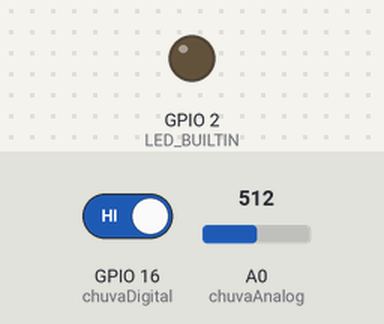
A program run on a simulated ESP8266 (NodeMCU). Shown: output pins drawn as LEDs (lit = HIGH, except the on-board LED, lit = LOW). The test bench sets the inputs (shaded band); at power-on: GPIO 16 (chuvaDigital) HIGH, A0 (chuvaAnalog) = 512. WiFi joins after 1.5 s; servers stay silent unless stated; what the program prints to the serial monitor is not drawn.

Above: at 2.8 s.
2.9 s: GPIO 16 (chuvaDigital) driven LOW
At 4.3 s:
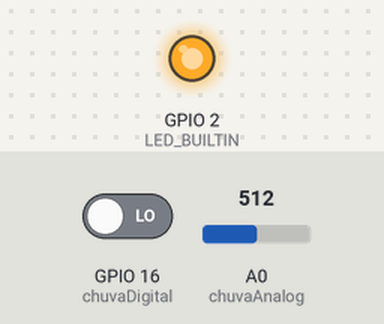
Timing chart, 0 to 5.9 s (numbered marks = the images above; inputs shaded):
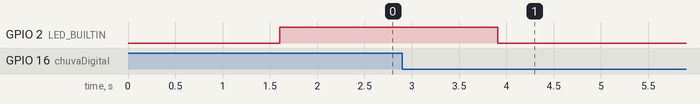

Measured:
- after the input at 2.9 s, GPIO 2 (LED_BUILTIN): HIGH → LOW after 1.0 s

The program:

main.cpp
```cpp
#include <Arduino.h>
#include <ESP8266WiFi.h>
#include <ESP_Mail_Client.h>
#define WIFI_SSID "PROF.RAFAEL"
#define WIFI_PASSWORD ""
#define SMTP_HOST "smtp.gmail.com"
#define SMTP_PORT 465
// Credenciais
#define AUTHOR_EMAIL "mateuschioquetta@gmail.com"
#define AUTHOR_PASSWORD "dvgflbszdhhyhzwy"
// Para
#define RECIPIENT_EMAIL "adrielcs163@gmail.com"
#define chuvaAnalog A0 //Pino Analógico
#define chuvaDigital 16 //Pino digital
// Sessão SMTP usado para envio de e-mail
SMTPSession smtp;
unsigned long tempochuva = 0;
int entrar = 0;
//Função
void Email(){
// Habilita o debug via porta serial
// * nenhum debug - 0
// * depuração básica - 1
smtp.debug(1);
// Declara os dados de configuração da sessão 32
ESP_Mail_Session session;
// Set configuração
session.server.host_name = SMTP_HOST;
session.server.port = SMTP_PORT;
session.login.email = AUTHOR_EMAIL;
session.login.password = AUTHOR_PASSWORD;
session.login.user_domain = "";
// Declara a classe da mensagem
SMTP_Message message;
// Configura os cabeçalhos das mensagens
message.sender.name = "ESP- 8266";
message.sender.email = AUTHOR_EMAIL;
message.subject = "Teste Email";
message.addRecipient("---", RECIPIENT_EMAIL);
//Editar a mensagem com HTML
String htmlMsg = "<div style=\"color:#2f4468;\"><h1>TESTE!</h1><p>- Consegui mandar </p></div>";
message.html.content = htmlMsg.c_str();
message.html.content = htmlMsg.c_str();
message.text.charSet = "us-ascii";
message.html.transfer_encoding = Content_Transfer_Encoding::enc_7bit;
if (!smtp.connect(&session))
return;
// Envia o e-mail e fecha a sessão
if (!MailClient.sendMail(&smtp, &message)){
Serial.println("Erro ao enviar Email, " + smtp.errorReason());
}
}
void setup() {
Serial.begin(9600);
Serial.print("Connecting to AP");
WiFi.begin(WIFI_SSID, WIFI_PASSWORD);
while (WiFi.status() != WL_CONNECTED){
Serial.print(".");
delay(200);
}
Serial.println("");
Serial.println("WiFi connected.");
Serial.println("IP address: ");
Serial.println(WiFi.localIP());
Serial.println();
pinMode(LED_BUILTIN, OUTPUT);
digitalWrite(LED_BUILTIN, HIGH);
}
void loop() {

    //Lendo a porta analógica
    int chuvaAnalogVal = analogRead(chuvaAnalog);
    //Lendo a porta digital
    int chuvaDigitalVal = digitalRead(chuvaDigital);

    if (chuvaDigitalVal == 0) {

            // Pausa de 5 minutos. Nada a fazer
             Email();

            digitalWrite(LED_BUILTIN, LOW);
            Serial.println('Está Chovendo');
            delay(300000);

    } else {

        digitalWrite(LED_BUILTIN, HIGH);
        Serial.println('Não Está Chovendo');

    }

}
```
